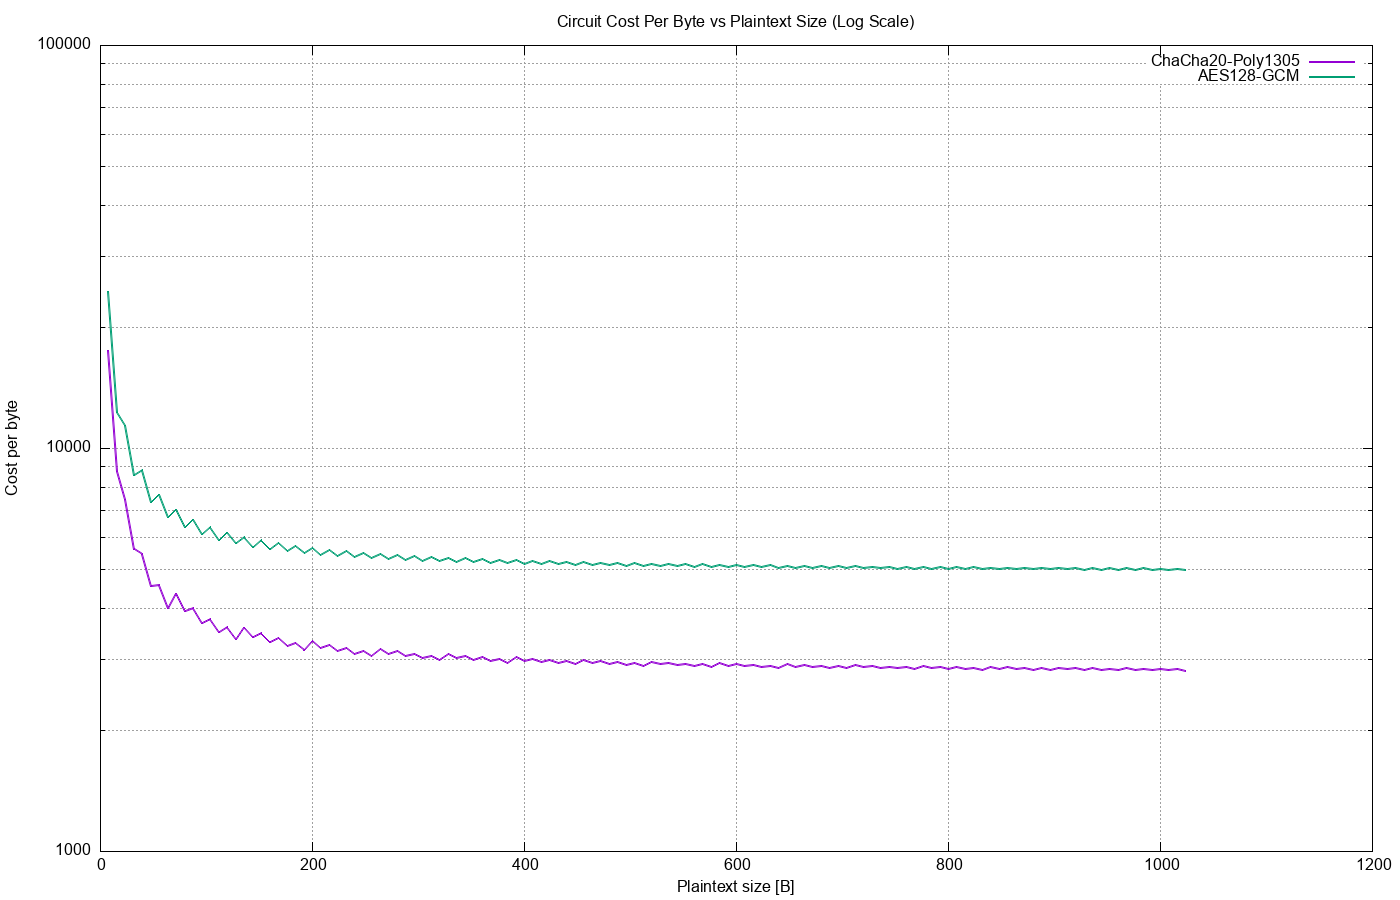

gnuplot code for this plot:
set datafile separator ","

set terminal png size 1400,900 enhanced
set output "aead.png"

#set terminal epslatex color size 4in,3in
#set output "aead.tex"

set title "Circuit Cost Per Byte vs Plaintext Size (Log Scale)"
set xlabel "Plaintext size [B]"
set ylabel "Cost per byte"

set logscale y
set grid xtics ytics mxtics mytics

set key top right

plot "aead_chacha20poly1305.csv" \
     using 1:($4/$1) with lines lw 2 title "ChaCha20-Poly1305", \
     "aead_aesgcm.csv" \
     using 1:($4/$1) with lines lw 2 title "AES128-GCM"
